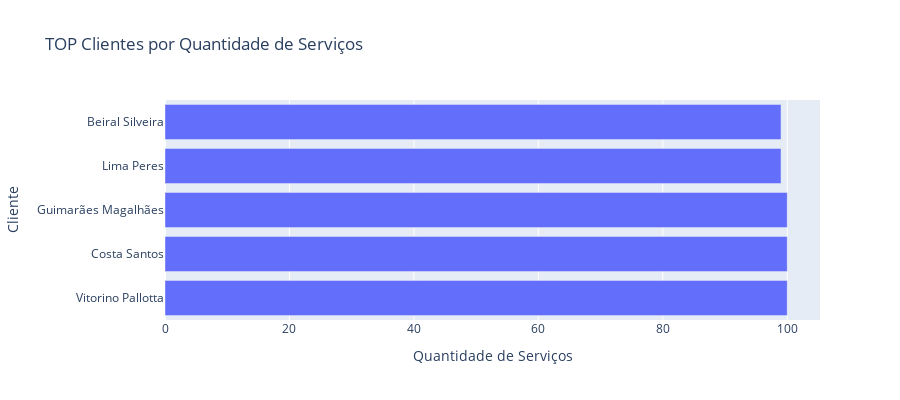

Write notebook code for a chart like this one.
### Markdown cell above
<p>TOP Quantidade De Serviços</p>

### Code cell
# Consulta SQL para selecionar os TOP clientes pela quantidade de serviços
query_top_services = """
    SELECT cliente, quantidade_de_servicos
    FROM df_clients
    ORDER BY quantidade_de_servicos DESC
    LIMIT 5
"""

# Executar a consulta SQL
df_top_services = pysqldf(query_top_services)

# Criar gráfico de barras horizontais
fig = px.bar(df_top_services, x='quantidade_de_servicos', y='cliente',
             labels={'quantidade_de_servicos': 'Quantidade de Serviços', 'cliente': 'Cliente'},
             title='TOP Clientes por Quantidade de Serviços',
             height=400)

# Exibir a figura
fig.show()

### Figure 1 — Plotly figure (JSON) as saved in the notebook; plotly's stock layout.template omitted (floating-point values rounded to 4 significant figures)
{"data": [{"alignmentgroup": "True", "hovertemplate": "Quantidade de Serviços=%{x}<br>Cliente=%{y}<extra></extra>", "legendgroup": "", "marker": {"color": "#636efa", "pattern": {"shape": ""}}, "name": "", "offsetgroup": "", "orientation": "h", "showlegend": false, "textposition": "auto", "type": "bar", "x": [100, 100, 100, 99, 99], "xaxis": "x", "y": ["Vitorino Pallotta", "Costa Santos", "Guimarães Magalhães", "Lima Peres", "Beiral Silveira"], "yaxis": "y"}], "layout": {"barmode": "relative", "height": 400, "legend": {"tracegroupgap": 0}, "title": {"text": "TOP Clientes por Quantidade de Serviços"}, "xaxis": {"anchor": "y", "domain": [0, 1], "title": {"text": "Quantidade de Serviços"}}, "yaxis": {"anchor": "x", "domain": [0, 1], "title": {"text": "Cliente"}}}}
